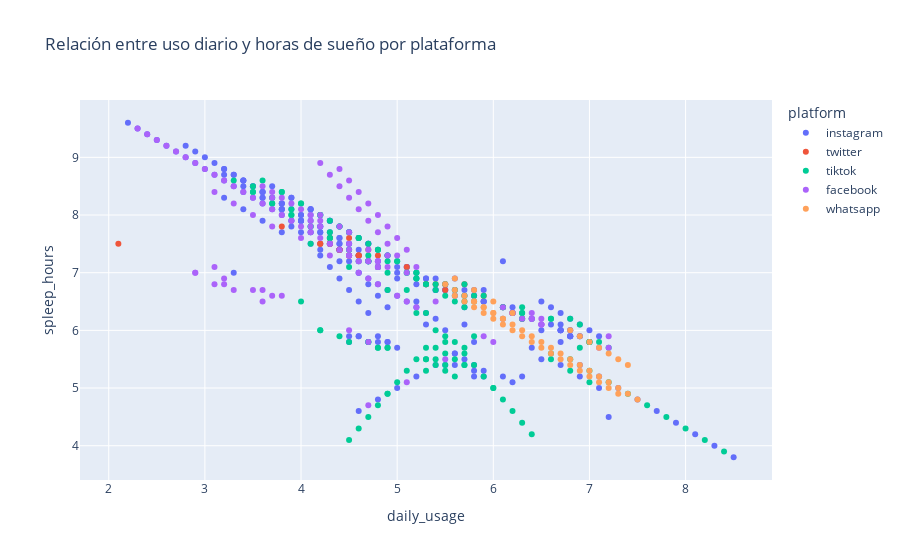

Source (notebook cell):
### Markdown cell above
- Existe una clara correlación entre el uso promedio diario de los estudiantes y el puntaje de adicción que se auto asignan.

- Como existe una correlación, aunque baja, entre la edad y uso de plataformas, es de esperarse que exista una correlación entre edad y en nivel de adicción. Esto es, a mayor edad, los estudiantes se perciben menos enganchados a redes sociales. Sin embargo, no es una correlación particularmente alta. Esto se debe a que no cambia mucho el uso diario entre edades.

- Los usuarios que perciben que el uso de redes sociales no ha afectado su desempeño escolar son aquellos que dedican menos horas a las mismas. Aquellos que perciben que han afectado su desempeño, son aquellos que dedican mucho mas horas.

### Code cell
## dispersión de uso diario y horas de sueño por plataforma
fig = px.scatter(df[ df['platform'].isin(top_platform.index) ], x="daily_usage", y='spleep_hours', color='platform', title='Relación entre uso diario y horas de sueño por plataforma')

fig.show()

## Correlación
print('Correlación: ', round(df['daily_usage'].corr(df['spleep_hours']), 2) )

### Figure 1 — Plotly figure (JSON) as saved in the notebook; plotly's stock layout.template omitted (floating-point values rounded to 4 significant figures; data arrays with more than 128 entries replaced by an {"elided": "..."} marker saying what was removed)
{"data": [{"hovertemplate": "platform=instagram<br>daily_usage=%{x}<br>spleep_hours=%{y}<extra></extra>", "legendgroup": "instagram", "marker": {"color": "#636efa", "symbol": "circle"}, "mode": "markers", "name": "instagram", "orientation": "v", "showlegend": true, "type": "scatter", "x": {"elided": "249 float values"}, "xaxis": "x", "y": {"elided": "249 float values"}, "yaxis": "y"}, {"hovertemplate": "platform=twitter<br>daily_usage=%{x}<br>spleep_hours=%{y}<extra></extra>", "legendgroup": "twitter", "marker": {"color": "#EF553B", "symbol": "circle"}, "mode": "markers", "name": "twitter", "orientation": "v", "showlegend": true, "type": "scatter", "x": [2.1, 3.8, 4.7, 4.5, 5.7, 5.1, 4.3, 5.9, 4.8, 4.2, 4.6, 5.5, 4.8, 4.4, 4.5, 5.3, 6.2, 4.3, 4.6, 5.4, 6.3, 4.4, 4.5, 5.3, 6.1, 4.2, 4.6, 5.5, 6.2, 4.3], "xaxis": "x", "y": [7.5, 7.8, 7.4, 7.6, 6.8, 7.1, 7.6, 6.6, 7.3, 7.5, 7.3, 6.8, 7.1, 7.4, 7.3, 6.8, 6.3, 7.5, 7.3, 6.8, 6.2, 7.4, 7.3, 6.8, 6.4, 7.5, 7.3, 6.7, 6.3, 7.5], "yaxis": "y"}, {"hovertemplate": "platform=tiktok<br>daily_usage=%{x}<br>spleep_hours=%{y}<extra></extra>", "legendgroup": "tiktok", "marker": {"color": "#00cc96", "symbol": "circle"}, "mode": "markers", "name": "tiktok", "orientation": "v", "showlegend": true, "type": "scatter", "x": {"elided": "154 float values"}, "xaxis": "x", "y": {"elided": "154 float values"}, "yaxis": "y"}, {"hovertemplate": "platform=facebook<br>daily_usage=%{x}<br>spleep_hours=%{y}<extra></extra>", "legendgroup": "facebook", "marker": {"color": "#ab63fa", "symbol": "circle"}, "mode": "markers", "name": "facebook", "orientation": "v", "showlegend": true, "type": "scatter", "x": [4.5, 3.5, 3.2, 3.6, 3.1, 3.7, 3.3, 3.6, 3.1, 3.2, 2.9, 3.8, 2.9, 4.7, 4.9, 6.0, 5.9, 4.5, 5.1, 5.5, 4.1, 4.7, 5.1, 3.7, 4.3, 4.7, 4.8, 5.1, 5.2, 5.0, 5.1, 4.9, 5.0, 4.8, 4.9, 4.7, 4.8, 4.6, 4.7, 4.5, 4.6, 4.4, 4.5, 4.3, 4.4, 4.2, 4.2, 4.7, 5.6, 4.1, 4.8, 5.4, 4.0, 4.3, 5.2, 3.7, 4.4, 5.0, 3.5, 4.2, 4.8, 3.3, 4.0, 4.6, 3.1, 4.1, 3.9, 3.8, 3.7, 3.6, 3.5, 3.4, 3.3, 3.2, 3.1, 3.0, 2.9, 2.8, 2.7, 2.6, 2.5, 2.4, 2.3, 4.2, 4.1, 4.5, 4.0, 4.4, 3.9, 3.8, 4.2, 3.7, 3.6, 7.2, 6.5, 4.9, 6.4, 4.3, 6.2, 6.4, 4.5, 7.1, 6.5, 4.6, 6.5, 4.5, 6.4, 6.2, 6.4, 4.6, 6.3, 4.7, 6.5, 4.5, 4.7, 6.1, 7.2, 6.2, 4.8, 6.5, 4.5, 4.8, 6.2], "xaxis": "x", "y": [6.0, 6.7, 6.9, 6.7, 6.8, 6.6, 6.7, 6.5, 7.1, 6.8, 7.0, 6.6, 7.0, 5.8, 7.1, 5.8, 5.9, 7.5, 6.5, 5.5, 7.9, 6.9, 5.1, 8.3, 7.3, 4.7, 7.2, 7.0, 7.1, 7.3, 7.4, 7.5, 7.6, 7.7, 7.8, 7.9, 8.0, 8.1, 8.2, 8.3, 8.4, 8.5, 8.6, 8.7, 8.8, 8.9, 7.8, 7.4, 6.6, 7.7, 7.2, 6.5, 7.6, 7.5, 6.4, 7.8, 7.4, 6.6, 8.0, 7.6, 6.8, 8.2, 7.8, 7.0, 8.4, 7.8, 7.9, 8.0, 8.1, 8.2, 8.3, 8.4, 8.5, 8.6, 8.7, 8.8, 8.9, 9.0, 9.1, 9.2, 9.3, 9.4, 9.5, 7.9, 8.0, 7.7, 8.1, 7.8, 8.2, 8.3, 8.0, 8.4, 8.5, 5.9, 6.1, 7.3, 6.3, 7.5, 6.3, 6.2, 7.4, 5.7, 6.1, 7.2, 6.2, 7.3, 6.2, 6.3, 6.2, 7.2, 6.2, 7.2, 6.1, 7.3, 7.2, 6.4, 5.7, 6.3, 7.1, 6.1, 7.3, 7.1, 6.3], "yaxis": "y"}, {"hovertemplate": "platform=whatsapp<br>daily_usage=%{x}<br>spleep_hours=%{y}<extra></extra>", "legendgroup": "whatsapp", "marker": {"color": "#FFA15A", "symbol": "circle"}, "mode": "markers", "name": "whatsapp", "orientation": "v", "showlegend": true, "type": "scatter", "x": [5.8, 5.6, 5.9, 5.7, 6.0, 5.8, 6.1, 5.9, 6.2, 6.0, 6.3, 6.1, 6.4, 6.2, 6.5, 6.3, 6.6, 6.4, 6.7, 6.5, 6.8, 6.6, 6.9, 6.7, 7.0, 6.8, 7.1, 6.9, 7.2, 7.0, 7.3, 7.1, 7.4, 7.2, 7.5, 7.3, 6.2, 5.5, 6.8, 5.6, 6.9, 6.0, 5.7, 7.0, 5.8, 7.1, 5.8, 5.9, 7.2, 6.0, 7.3, 5.6, 6.1, 7.4], "xaxis": "x", "y": [6.5, 6.6, 6.4, 6.5, 6.3, 6.4, 6.2, 6.3, 6.1, 6.2, 6.0, 6.1, 5.9, 6.0, 5.8, 5.9, 5.7, 5.8, 5.6, 5.7, 5.5, 5.6, 5.4, 5.5, 5.3, 5.4, 5.2, 5.3, 5.1, 5.2, 5.0, 5.1, 4.9, 5.0, 4.8, 4.9, 6.3, 6.8, 6.0, 6.7, 5.9, 6.5, 6.6, 5.8, 6.5, 5.7, 6.7, 6.4, 5.6, 6.3, 5.5, 6.9, 6.2, 5.4], "yaxis": "y"}], "layout": {"legend": {"title": {"text": "platform"}, "tracegroupgap": 0}, "title": {"text": "Relación entre uso diario y horas de sueño por plataforma"}, "xaxis": {"anchor": "y", "domain": [0, 1], "title": {"text": "daily_usage"}}, "yaxis": {"anchor": "x", "domain": [0, 1], "title": {"text": "spleep_hours"}}}}
